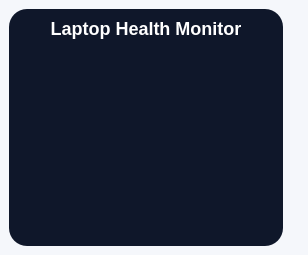
<?xml version="1.0" encoding="UTF-8"?>
<ui version="4.0">
 <class>MainWindow</class>
 <widget class="QMainWindow" name="MainWindow">
  <property name="windowTitle">
   <string>Laptop Health Monitor</string>
  </property>
  <property name="styleSheet">
   <string notr="true">QMainWindow { background: #f5f7fb; }
QFrame#sidebar { background: #0f172a; border-radius: 18px; }
QLabel#titleLabel { color: white; font-size: 18px; font-weight: 700; }
QListWidget#navList { background: transparent; border: none; color: white; }
QListWidget#navList::item { padding: 10px; border-radius: 10px; }
QListWidget#navList::item:selected { background: #2563eb; color: white; }
QStackedWidget { background: transparent; }
</string>
  </property>
  <widget class="QWidget" name="centralwidget">
   <layout class="QHBoxLayout" name="horizontalLayout">
    <property name="spacing">
     <number>16</number>
    </property>
    <item>
     <widget class="QFrame" name="sidebar">
      <property name="minimumWidth">
       <number>240</number>
      </property>
      <property name="maximumWidth">
       <number>260</number>
      </property>
      <layout class="QVBoxLayout" name="sidebarLayout">
       <item>
        <widget class="QLabel" name="titleLabel">
         <property name="text">
          <string>Laptop Health Monitor</string>
         </property>
         <property name="alignment">
          <set>Qt::AlignCenter</set>
         </property>
        </widget>
       </item>
       <item>
        <widget class="QListWidget" name="navList"/>
       </item>
      </layout>
     </widget>
    </item>
    <item>
     <widget class="QStackedWidget" name="stackedWidget"/>
    </item>
   </layout>
  </widget>
 </widget>
 <resources/>
 <connections/>
</ui>
